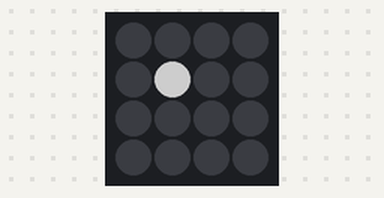
The sketch below on a simulated Arduino Uno, built with avr-gcc and run on an emulated ATmega328P. On the bench: 4×4 RGB LED matrix (first LED top left, wired row by row). Dim RGB values are drawn brighter than linear; random numbers use the default seed unless the sketch sets one.

Above: at 0.01 s.
At 4.55 s:
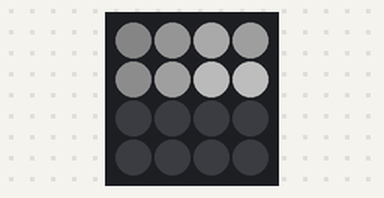
At 9.22 s:
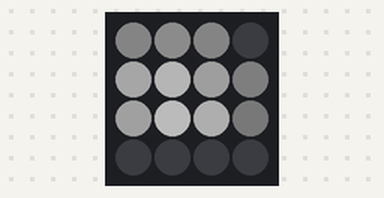
At 18.44 s:
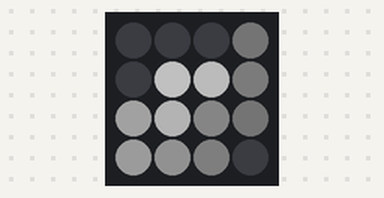
At 27.66 s:
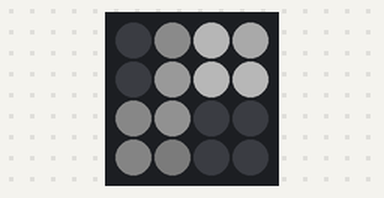
At 36.9 s:
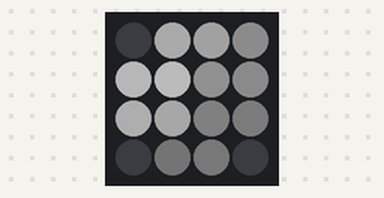

The sketch:

RGB_fly_on_the_matrix.ino
```cpp
#include <FastLED.h>

#define LED_PIN     6
#define NUM_LEDS    16
#define MATRIX_W    4
#define MATRIX_H    4
#define FP          16   // fixed-point множитель (субпиксели)

CRGB leds[NUM_LEDS];

// --- Состояние мухи в субпикселях: 0 .. (MATRIX_W-1)*FP ---
int16_t posX = 1 * FP;
int16_t posY = 1 * FP;
int8_t  velX = 0;   // в субпикселях за кадр
int8_t  velY = 0;

uint16_t frameCounter = 0;

// --- Настройки поведения ---
const int8_t  MAX_VEL      = 4;    // 4/16 = 0.25 px/кадр
const uint8_t WANDER_EVERY = 10;   // менять направление раз в N кадров
const int16_t EDGE_FP      = 10;   // ≈ 0.6 px от края начинаем отталкиваться
const uint8_t TRAIL_FADE   = 35;   // 0 = без шлейфа, 40-60 = лёгкий след

// --- Маппинг: поменяйте, если матрица распаяна "змейкой" ---
uint16_t XY(uint8_t x, uint8_t y) {
  // if (y & 1) return y * MATRIX_W + (MATRIX_W - 1 - x); // serpentine
  return y * MATRIX_W + x;
}

// Гамма-таблица (sqrt-подобная): weight 0..255 -> яркость 0..255
// Делает тусклые углы bilinear-квада заметнее
static const uint8_t GAMMA_LUT[16] = {
  0, 64, 90, 111, 128, 143, 157, 169,
  180, 191, 202, 212, 221, 230, 238, 246
};
inline uint8_t gamma(uint8_t w) { return GAMMA_LUT[w >> 4]; }

// Добавляет свет к пикселю (max, чтобы шлейф не "пересвечивался")
void addLight(int8_t x, int8_t y, uint8_t b) {
  if (x < 0 || x >= MATRIX_W || y < 0 || y >= MATRIX_H || b == 0) return;
  uint16_t i = XY(x, y);
  uint8_t cur = max(max(leds[i].r, leds[i].g), leds[i].b);
  uint8_t nv  = (cur > b) ? cur : b;
  leds[i] = CRGB(nv, nv, nv);
}

void setup() {
  FastLED.addLeds<WS2812B, LED_PIN, GRB>(leds, NUM_LEDS);
  FastLED.setBrightness(120);
  randomSeed(analogRead(0));
}

void loop() {
  // 1. Случайное блуждание
  if (frameCounter % WANDER_EVERY == 0) {
    velX += random(-1, 2);
    velY += random(-1, 2);
  }

  // 2. Избегание стен (краёв сетки)
  if (posX < EDGE_FP)                          velX += 1;
  if (posX > (MATRIX_W - 1) * FP - EDGE_FP)    velX -= 1;
  if (posY < EDGE_FP)                          velY += 1;
  if (posY > (MATRIX_H - 1) * FP - EDGE_FP)    velY -= 1;

  velX = constrain(velX, -MAX_VEL, MAX_VEL);
  velY = constrain(velY, -MAX_VEL, MAX_VEL);

  // 3. Движение
  posX += velX;
  posY += velY;

  // 4. Жёсткая коллизия
  int16_t maxX = (MATRIX_W - 1) * FP;
  int16_t maxY = (MATRIX_H - 1) * FP;
  if (posX < 0)    { posX = 0;    velX = -velX; }
  if (posX > maxX) { posX = maxX; velX = -velX; }
  if (posY < 0)    { posY = 0;    velY = -velY; }
  if (posY > maxY) { posY = maxY; velY = -velY; }

  // 5. Отрисовка (шлейф + bilinear)
  if (TRAIL_FADE > 0) fadeToBlackBy(leds, NUM_LEDS, TRAIL_FADE);
  else                FastLED.clear();

  int8_t  x0 = posX / FP;
  int8_t  y0 = posY / FP;
  int8_t  x1 = x0 + 1;
  int8_t  y1 = y0 + 1;
  uint8_t fx = (posX % FP) * 255 / FP;  // 0..255
  uint8_t fy = (posY % FP) * 255 / FP;

  addLight(x0, y0, gamma(((255 - fx) * (255 - fy)) >> 8));
  addLight(x1, y0, gamma((fx         * (255 - fy)) >> 8));
  addLight(x0, y1, gamma(((255 - fx) * fy        ) >> 8));
  addLight(x1, y1, gamma((fx         * fy        ) >> 8));

  FastLED.show();
  frameCounter++;
  delay(40);   // ~25 FPS
}
```
